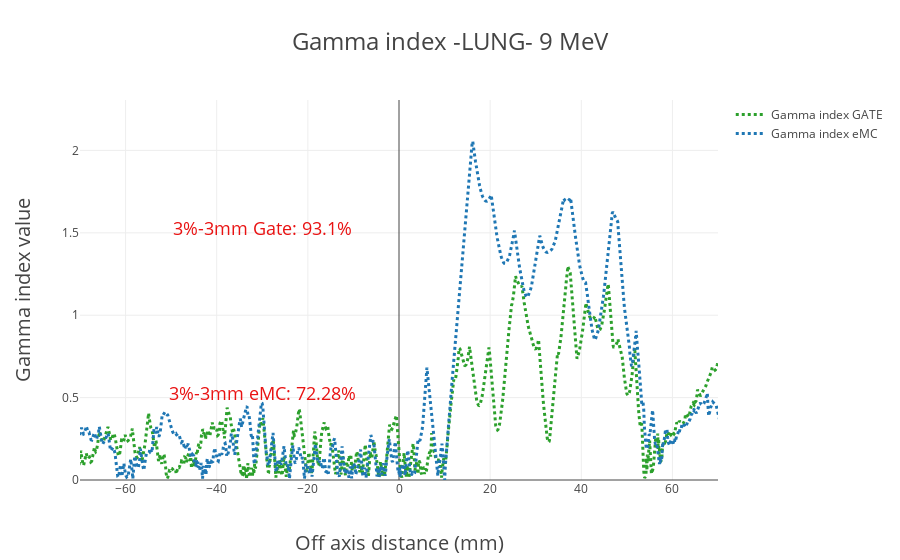

The notebook cell saved with this chart:
### Code cell
data2= [trace4, trace5]
fig2= go.Figure(data=data2, layout=layout2)
py.iplot(fig2, filename=name+'_gamma')

### Figure 1 — Plotly figure (JSON) as saved in the notebook; plotly's stock layout.template omitted (floating-point values rounded to 4 significant figures; data arrays with more than 128 entries replaced by an {"elided": "..."} marker saying what was removed)
{"data": [{"line": {"color": "rgba(44, 160, 44, 100)", "dash": "dot", "width": 3}, "mode": "lines", "name": "Gamma index GATE", "type": "scatter", "x": {"elided": "2000 float values"}, "y": {"elided": "2000 float values"}}, {"line": {"color": "rgba(31, 119, 180, 100)", "dash": "dot", "width": 3}, "mode": "lines", "name": "Gamma index eMC", "type": "scatter", "x": {"elided": "2000 float values"}, "y": {"elided": "2000 float values"}}], "layout": {"annotations": [{"font": {"color": "#e91212", "size": 18}, "showarrow": false, "text": "3%-3mm Gate: 93.1%", "x": -30, "xref": "gateX2", "y": 1.528, "yref": "gammaIndex"}, {"font": {"color": "#e91212", "size": 18}, "showarrow": false, "text": "3%-3mm eMC: 72.28%", "x": -30, "xref": "gateX2", "y": 0.528, "yref": "gammaIndex"}], "title": "Gamma index -LUNG- 9 MeV", "titlefont": {"size": 24}, "xaxis": {"range": [-70, 70], "title": "Off axis distance (mm)", "titlefont": {"size": 20}}, "yaxis": {"range": [0, 2.306], "title": "Gamma index value", "titlefont": {"size": 20}}}}
